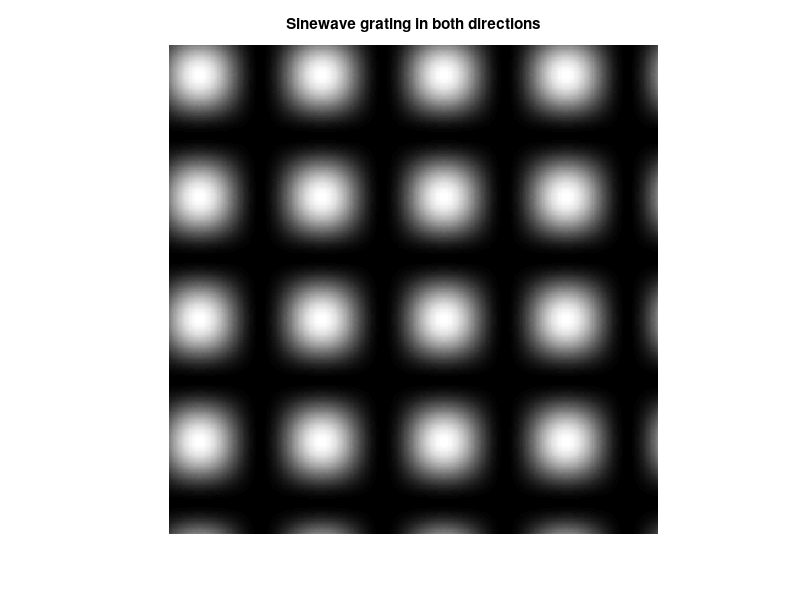

Reproduce this figure in MATLAB. (Note: this script raises an error after producing the figure.)
%10.1. (A) Following the approach used in Example 10.1, generate an image that is a sinusoidal grating in both horizontal and 
% vertical directions (it will look somewhat like a checkerboard). (Hint: This can be done with very few additional 
% instructions.) (B) Combine this image with its inverse as a multiframe image, and show it as a movie. Use multiple 
% repetitions. The movie should look like a flickering checkerboard. (You must convert the images to indexed and be sure 
% to use the map in immovie.m that was generated by im2gray.m or a map of your choosing.)Submit the two images.
close all;
clear;
clc;

N = 400;
Nu_cyc = 4;
x = (1:N) * Nu_cyc / N; % Spatial vector

% Generate sinusoidal grating in x and y directions
I_sin_x = 0.5 * sin(2 * pi * x) + 0.5;
I_sin_y = 0.5 * sin(2 * pi * x') + 0.5; % Transpose to make it vertical

% Combine to form a checkerboard pattern
I_checkerboard = I_sin_x .* I_sin_y;

% Convert to 8-bit image
I_8 = uint8(255 * I_checkerboard); % Scale to [0, 255]

% Display the checkerboard pattern
figure
imshow(I_8);
title('Sinewave grating in both directions');

% Invert the checkerboard pattern
I_inverted = imcomplement(I_8);

% Convert the images to indexed using gray2ind
[I_indexed, map] = gray2ind(I_8, 256);
[I_inverted_indexed, ~] = gray2ind(I_inverted, 256);

% Combine the images as a multiframe image
multiframe_image = cat(4, I_indexed, I_inverted_indexed);

% Create and show the movie
mov = immovie(multiframe_image, map);
figure
movie(mov, 5); % Play the movie 5 times
